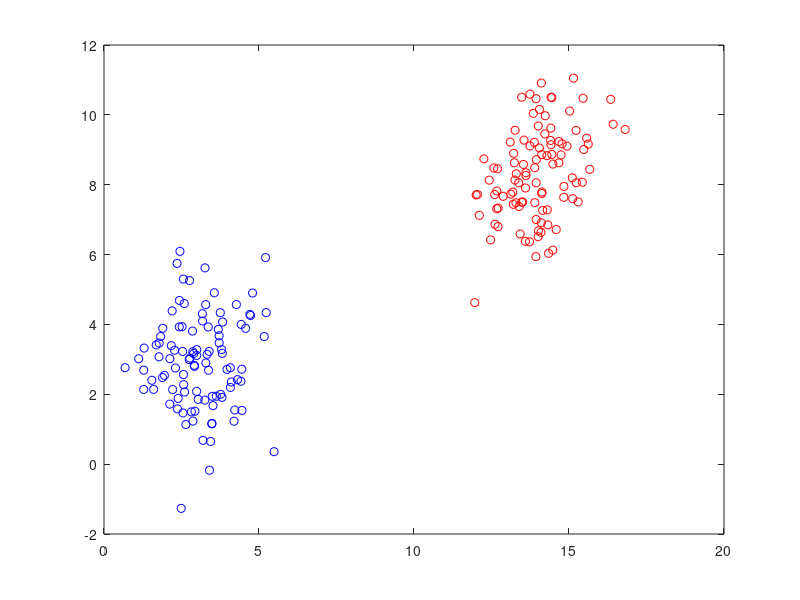

Reproduce this figure in MATLAB. (Note: this script raises an error after producing the figure.)
% logistic regression

% sigmoid function
sig = @(x) 1./(1+exp(-x));
tx = -10:0.1:10;
ty = sig(tx);
%plot(tx, ty)

%global X;
%{
X = [
1 1
2 3
3 2
y = [1; 1; 0];
];
%}

% generate data
m1 = 100;
mu1 = [14 8];
sigma1 = [1 .5; .5 2]; R = chol(sigma1);
X1 = repmat(mu1, m1, 1) + randn(m1, 2) * R;

m2 = 100;
mu2 = [3 3];
sigma2 = [1 0.1; .5 2]; R = chol(sigma2);
X2 = repmat(mu2, m2, 1) + randn(m2, 2) * R;
y = [ones(m1, 1); zeros(m2, 1)];

X = [X1; X2];

m = size(X, 1);
% add bias
X = [ones(m, 1) X];

plot(X1(:,1), X1(:,2), 'ro', X2(:,1), X2(:,2), 'bo')
pause

theta0 = [1; 1; 1];

% hypothesis
h = @(theta, X) sig(X * theta);
% h(theta0, X(1, :))
% h(theta0, X)

% surface h(X) for fixed theta, means not much
tx = -10:0.1:10;
tlen = length(tx);
[mx my] = meshgrid(tx, tx);

t = h(theta0, [ones(tlen*tlen, 1) mx(:) my(:)]);
mz = reshape(t, tlen, tlen); % reshape 和 (:) 应该是互为反运算

%{
% scaler version
mz = zeros(tlen, tlen);
for i=1:tlen
	for j=1:tlen
		mz(i, j) = h(theta, [1 mx(i,j), my(i,j)]);
	end
end
%}

%surf(mx, my, mz)

% cost function for one theta^T * x
% cost is negative of likelihood
% curve of -J(h) where h=h(theta, x)
%{
Jcost = @(th, y) -y .* log(th) - (1-y) .* log(1-th)
th = 0:0.01:1;
plot(th, Jcost(th, 1), 'r', th, Jcost(th, 0), 'b')
legend('y=1', 'y=0')
xlabel('h: probability of y=1'); ylabel('cost');
%}

% likelihood function
%J = @(theta, X, y) sum(y.*log(h(theta, X)) + (1-y).*log(1-h(theta, X)))
% or 
J = @(theta, X, y) y' * log(h(theta, X)) + (1-y)' * log(1-h(theta, X))./m
%J(theta, X, y)

% train (optimize)
options = optimset('GradObj','on', 'MaxIter', 100);
Jh = @(theta) logistic_cost_function(theta, X, y, h);
[optTheta, fval, exitflag] = fminunc(Jh, theta0, options)

% classify (predict)
prob = h(optTheta, X)
cls = (prob > 0.5)
% error
sum(cls ~= y) / length(y)

% draw classification boundary
minmaxx = [min(X(:,2)), max(X(:,2))]
minmaxy = -(optTheta(1) + optTheta(2) .* minmaxx)./optTheta(3);
hold on;
plot(minmaxx, minmaxy)
% seems wrong!

% draw clissifcation mesh
tx = minmaxx(1):0.5:minmaxx(2);
tminy = min(min(X(:,3)), min(minmaxy));
tmaxy = max(max(X(:,3)), max(minmaxy));
ty = tminy:0.5:tmaxy;

[mx, my] = meshgrid(tx, ty);
mx = mx(:); my = my(:);
prob1 = h(optTheta, [ones(length(mx), 1) mx my]);
cls1 = (prob1 > 0.5);
gscatter(mx, my, cls1, 'gc','so')
hold off;

% de the fking bug
%{
tx = [1 12 10];
tx * optTheta
h(optTheta, tx)
sig(tx * optTheta)
sig(0)
%}
